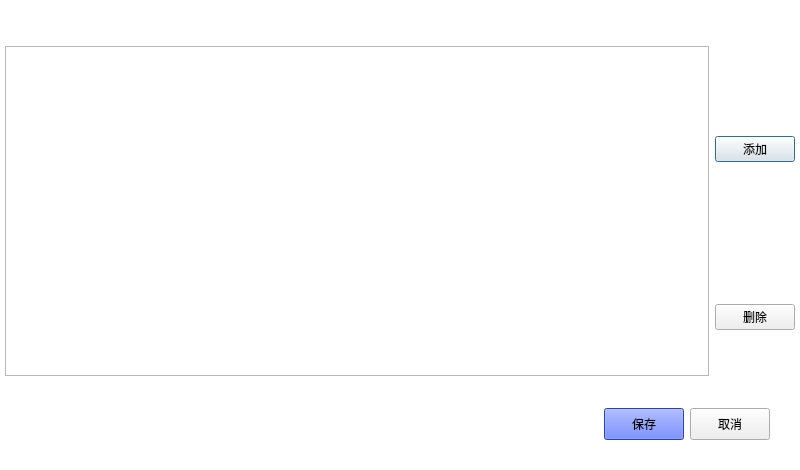
<?xml version="1.0" encoding="UTF-8"?>
<ui version="4.0">
 <class>CCProductManageDialog</class>
 <widget class="QDialog" name="CCProductManageDialog">
  <property name="geometry">
   <rect>
    <x>0</x>
    <y>0</y>
    <width>800</width>
    <height>450</height>
   </rect>
  </property>
  <property name="sizePolicy">
   <sizepolicy hsizetype="Fixed" vsizetype="Fixed">
    <horstretch>0</horstretch>
    <verstretch>0</verstretch>
   </sizepolicy>
  </property>
  <property name="windowTitle">
   <string>Dialog</string>
  </property>
  <property name="styleSheet">
   <string notr="true">QDialog{
background-color: #FFFFFF;
}</string>
  </property>
  <layout class="QVBoxLayout" name="verticalLayout">
   <property name="leftMargin">
    <number>0</number>
   </property>
   <property name="topMargin">
    <number>0</number>
   </property>
   <property name="rightMargin">
    <number>0</number>
   </property>
   <property name="bottomMargin">
    <number>30</number>
   </property>
   <item>
    <widget class="CCPublicTitleBar" name="widget" native="true">
     <property name="sizePolicy">
      <sizepolicy hsizetype="Preferred" vsizetype="Fixed">
       <horstretch>0</horstretch>
       <verstretch>0</verstretch>
      </sizepolicy>
     </property>
     <property name="minimumSize">
      <size>
       <width>0</width>
       <height>40</height>
      </size>
     </property>
     <property name="styleSheet">
      <string notr="true"/>
     </property>
    </widget>
   </item>
   <item>
    <layout class="QGridLayout" name="gridLayout">
     <property name="sizeConstraint">
      <enum>QLayout::SetMaximumSize</enum>
     </property>
     <property name="leftMargin">
      <number>5</number>
     </property>
     <property name="rightMargin">
      <number>5</number>
     </property>
     <item row="0" column="0" rowspan="2">
      <widget class="QTableView" name="tableView">
       <property name="sizePolicy">
        <sizepolicy hsizetype="Expanding" vsizetype="Expanding">
         <horstretch>0</horstretch>
         <verstretch>0</verstretch>
        </sizepolicy>
       </property>
       <property name="minimumSize">
        <size>
         <width>0</width>
         <height>330</height>
        </size>
       </property>
      </widget>
     </item>
     <item row="0" column="1">
      <widget class="QPushButton" name="addButton">
       <property name="text">
        <string>添加</string>
       </property>
      </widget>
     </item>
     <item row="1" column="1">
      <widget class="QPushButton" name="delButton">
       <property name="text">
        <string>删除</string>
       </property>
      </widget>
     </item>
     <item row="2" column="0">
      <widget class="QLabel" name="labelError">
       <property name="sizePolicy">
        <sizepolicy hsizetype="Preferred" vsizetype="Fixed">
         <horstretch>0</horstretch>
         <verstretch>0</verstretch>
        </sizepolicy>
       </property>
       <property name="minimumSize">
        <size>
         <width>0</width>
         <height>20</height>
        </size>
       </property>
       <property name="styleSheet">
        <string notr="true">QLabel#labelError{
    color: red;
}</string>
       </property>
       <property name="text">
        <string/>
       </property>
      </widget>
     </item>
    </layout>
   </item>
   <item>
    <layout class="QHBoxLayout" name="horizontalLayout_3">
     <property name="sizeConstraint">
      <enum>QLayout::SetMinimumSize</enum>
     </property>
     <property name="rightMargin">
      <number>30</number>
     </property>
     <item>
      <spacer name="horizontalSpacer">
       <property name="orientation">
        <enum>Qt::Horizontal</enum>
       </property>
       <property name="sizeType">
        <enum>QSizePolicy::Expanding</enum>
       </property>
       <property name="sizeHint" stdset="0">
        <size>
         <width>40</width>
         <height>10</height>
        </size>
       </property>
      </spacer>
     </item>
     <item>
      <widget class="QPushButton" name="saveButton">
       <property name="sizePolicy">
        <sizepolicy hsizetype="Fixed" vsizetype="Fixed">
         <horstretch>0</horstretch>
         <verstretch>0</verstretch>
        </sizepolicy>
       </property>
       <property name="minimumSize">
        <size>
         <width>60</width>
         <height>32</height>
        </size>
       </property>
       <property name="styleSheet">
        <string notr="true">QPushButton#saveButton{
background-color:#3B5AFD;
}</string>
       </property>
       <property name="text">
        <string>保存</string>
       </property>
      </widget>
     </item>
     <item>
      <widget class="QPushButton" name="cancelButton">
       <property name="sizePolicy">
        <sizepolicy hsizetype="Fixed" vsizetype="Fixed">
         <horstretch>0</horstretch>
         <verstretch>0</verstretch>
        </sizepolicy>
       </property>
       <property name="minimumSize">
        <size>
         <width>60</width>
         <height>32</height>
        </size>
       </property>
       <property name="text">
        <string>取消</string>
       </property>
      </widget>
     </item>
    </layout>
   </item>
  </layout>
 </widget>
 <customwidgets>
  <customwidget>
   <class>CCPublicTitleBar</class>
   <extends>QWidget</extends>
   <header location="global">ui/common/CCPublicTitleBar.h</header>
   <container>1</container>
  </customwidget>
 </customwidgets>
 <resources/>
 <connections/>
</ui>
